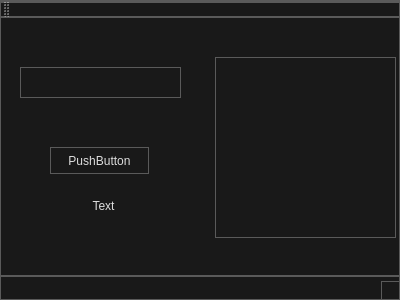
<?xml version="1.0" encoding="UTF-8"?>
<ui version="4.0">
 <class>MainWindow</class>
 <widget class="QMainWindow" name="MainWindow">
  <property name="geometry">
   <rect>
    <x>0</x>
    <y>0</y>
    <width>400</width>
    <height>300</height>
   </rect>
  </property>
  <property name="windowTitle">
   <string>MainWindow</string>
  </property>
  <property name="styleSheet">
   <string notr="true">/*
	Copyright 2013 Emanuel Claesson

	Licensed under the Apache License, Version 2.0 (the &quot;License&quot;);
	you may not use this file except in compliance with the License.
	You may obtain a copy of the License at

		http://www.apache.org/licenses/LICENSE-2.0

	Unless required by applicable law or agreed to in writing, software
	distributed under the License is distributed on an &quot;AS IS&quot; BASIS,
	WITHOUT WARRANTIES OR CONDITIONS OF ANY KIND, either express or implied.
	See the License for the specific language governing permissions and
	limitations under the License.
*/

/*
	COLOR_DARK     = #191919
	COLOR_MEDIUM   = #353535
	COLOR_MEDLIGHT = #5A5A5A
	COLOR_LIGHT    = #DDDDDD
	COLOR_ACCENT   = #3D7848
*/

* {
	background: #191919;
	color: #DDDDDD;
	border: 1px solid #5A5A5A;
}

QWidget::item:selected {
	background: #3D7848;
}

QCheckBox, QRadioButton {
	border: none;
}

QRadioButton::indicator, QCheckBox::indicator {
	width: 13px;
	height: 13px;
}

QRadioButton::indicator::unchecked, QCheckBox::indicator::unchecked {
	border: 1px solid #5A5A5A;
	background: none;
}

QRadioButton::indicator:unchecked:hover, QCheckBox::indicator:unchecked:hover {
	border: 1px solid #DDDDDD;
}

QRadioButton::indicator::checked, QCheckBox::indicator::checked {
	border: 1px solid #5A5A5A;
	background: #5A5A5A;
}

QRadioButton::indicator:checked:hover, QCheckBox::indicator:checked:hover {
	border: 1px solid #DDDDDD;
	background: #DDDDDD;
}

QGroupBox {
	margin-top: 6px;
}

QGroupBox::title {
	top: -7px;
	left: 7px;
}

QScrollBar {
	border: 1px solid #5A5A5A;
	background: #191919;
}

QScrollBar:horizontal {
	height: 15px;
	margin: 0px 0px 0px 32px;
}

QScrollBar:vertical {
	width: 15px;
	margin: 32px 0px 0px 0px;
}

QScrollBar::handle {
	background: #353535;
	border: 1px solid #5A5A5A;
}

QScrollBar::handle:horizontal {
	border-width: 0px 1px 0px 1px;
}

QScrollBar::handle:vertical {
	border-width: 1px 0px 1px 0px;
}

QScrollBar::handle:horizontal {
	min-width: 20px;
}

QScrollBar::handle:vertical {
	min-height: 20px;
}

QScrollBar::add-line, QScrollBar::sub-line {
	background:#353535;
	border: 1px solid #5A5A5A;
	subcontrol-origin: margin;
}

QScrollBar::add-line {
	position: absolute;
}

QScrollBar::add-line:horizontal {
	width: 15px;
	subcontrol-position: left;
	left: 15px;
}

QScrollBar::add-line:vertical {
	height: 15px;
	subcontrol-position: top;
	top: 15px;
}

QScrollBar::sub-line:horizontal {
	width: 15px;
	subcontrol-position: top left;
}

QScrollBar::sub-line:vertical {
	height: 15px;
	subcontrol-position: top;
}

QScrollBar:left-arrow, QScrollBar::right-arrow, QScrollBar::up-arrow, QScrollBar::down-arrow {
	border: 1px solid #5A5A5A;
	width: 3px;
	height: 3px;
}

QScrollBar::add-page, QScrollBar::sub-page {
	background: none;
}

QAbstractButton:hover {
	background: #353535;
}

QAbstractButton:pressed {
	background: #5A5A5A;
}

QAbstractItemView {
	show-decoration-selected: 1;
	selection-background-color: #3D7848;
	selection-color: #DDDDDD;
	alternate-background-color: #353535;
}

QHeaderView {
	border: 1px solid #5A5A5A;
}

QHeaderView::section {
	background: #191919;
	border: 1px solid #5A5A5A;
	padding: 4px;
}

QHeaderView::section:selected, QHeaderView::section::checked {
	background: #353535;
}

QTableView {
	gridline-color: #5A5A5A;
}

QTabBar {
	margin-left: 2px;
}

QTabBar::tab {
	border-radius: 0px;
	padding: 4px;
	margin: 4px;
}

QTabBar::tab:selected {
	background: #353535;
}

QComboBox::down-arrow {
	border: 1px solid #5A5A5A;
	background: #353535;
}

QComboBox::drop-down {
	border: 1px solid #5A5A5A;
	background: #353535;
}

QComboBox::down-arrow {
	width: 3px;
	height: 3px;
	border: 1px solid #5A5A5A;
}

QAbstractSpinBox {
	padding-right: 15px;
}

QAbstractSpinBox::up-button, QAbstractSpinBox::down-button {
	border: 1px solid #5A5A5A;
	background: #353535;
	subcontrol-origin: border;
}

QAbstractSpinBox::up-arrow, QAbstractSpinBox::down-arrow {
	width: 3px;
	height: 3px;
	border: 1px solid #5A5A5A;
}

QSlider {
	border: none;
}

QSlider::groove:horizontal {
	height: 5px;
	margin: 4px 0px 4px 0px;
}

QSlider::groove:vertical {
	width: 5px;
	margin: 0px 4px 0px 4px;
}

QSlider::handle {
	border: 1px solid #5A5A5A;
	background: #353535;
}

QSlider::handle:horizontal {
	width: 15px;
	margin: -4px 0px -4px 0px;
}

QSlider::handle:vertical {
	height: 15px;
	margin: 0px -4px 0px -4px;
}

QSlider::add-page:vertical, QSlider::sub-page:horizontal {
	background: #3D7848;
}

QSlider::sub-page:vertical, QSlider::add-page:horizontal {
	background: #353535;
}

QLabel {
	border: none;
}

QProgressBar {
	text-align: center;
}

QProgressBar::chunk {
	width: 1px;
	background-color: #3D7848;
}

QMenu::separator {
	background: #353535;
}</string>
  </property>
  <widget class="QWidget" name="centralWidget">
   <widget class="QListWidget" name="listWidget">
    <property name="geometry">
     <rect>
      <x>215</x>
      <y>40</y>
      <width>181</width>
      <height>181</height>
     </rect>
    </property>
   </widget>
   <widget class="QLineEdit" name="lineEdit">
    <property name="geometry">
     <rect>
      <x>20</x>
      <y>50</y>
      <width>161</width>
      <height>31</height>
     </rect>
    </property>
   </widget>
   <widget class="QPushButton" name="pushButton">
    <property name="geometry">
     <rect>
      <x>50</x>
      <y>130</y>
      <width>99</width>
      <height>27</height>
     </rect>
    </property>
    <property name="text">
     <string>PushButton</string>
    </property>
   </widget>
   <widget class="QLabel" name="label">
    <property name="geometry">
     <rect>
      <x>70</x>
      <y>180</y>
      <width>67</width>
      <height>17</height>
     </rect>
    </property>
    <property name="text">
     <string>Text</string>
    </property>
    <property name="alignment">
     <set>Qt::AlignCenter</set>
    </property>
   </widget>
  </widget>
  <widget class="QMenuBar" name="menuBar">
   <property name="geometry">
    <rect>
     <x>0</x>
     <y>0</y>
     <width>400</width>
     <height>27</height>
    </rect>
   </property>
  </widget>
  <widget class="QToolBar" name="mainToolBar">
   <attribute name="toolBarArea">
    <enum>TopToolBarArea</enum>
   </attribute>
   <attribute name="toolBarBreak">
    <bool>false</bool>
   </attribute>
  </widget>
  <widget class="QStatusBar" name="statusBar"/>
 </widget>
 <layoutdefault spacing="6" margin="11"/>
 <resources/>
 <connections/>
</ui>
